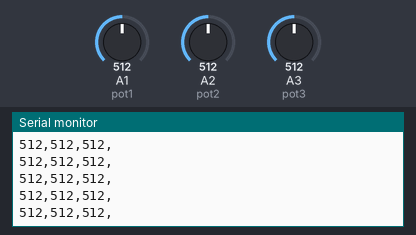
The sketch below on a simulated Arduino Uno, built with avr-gcc and run on an emulated ATmega328P. Parts: the last lines printed to the serial monitor. The inputs (shaded band) are chosen by the test bench; at power-on: A1 (pot1) = 512, A2 (pot2) = 512, A3 (pot3) = 512.

Above: at 1.2 s.
1.3 s: A1 (pot1) set to 716
At 2.2 s:
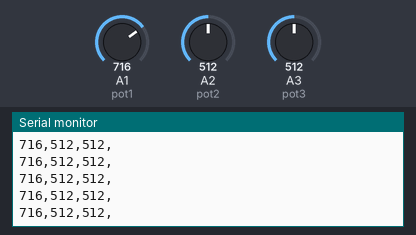
4.3 s: A2 (pot2) set to 716
At 5.4 s:
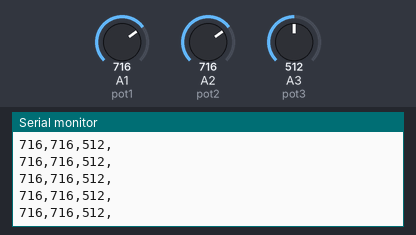
5.8 s: A3 (pot3) set to 716
At 6.6 s:
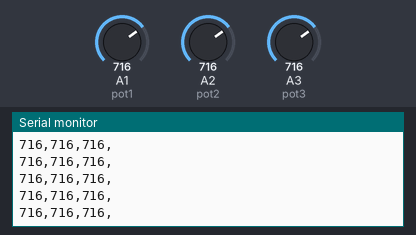
7.3 s: A1 (pot1) set to 900
At 8.0 s:
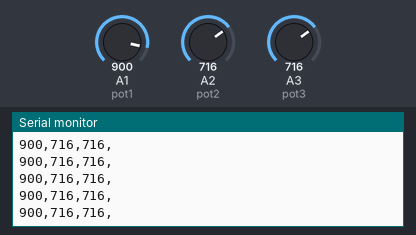
8.8 s: A2 (pot2) set to 900
At 9.9 s:
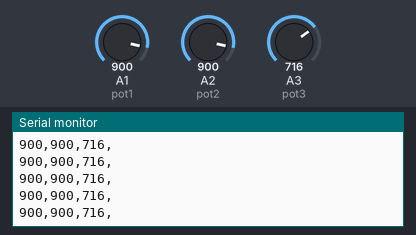
10.3 s: A3 (pot3) set to 900
At 11.1 s:
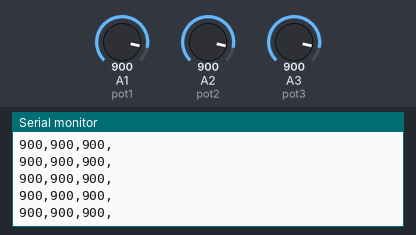
Timing chart, 0 to 12.8 s (numbered marks = the images above; inputs shaded):
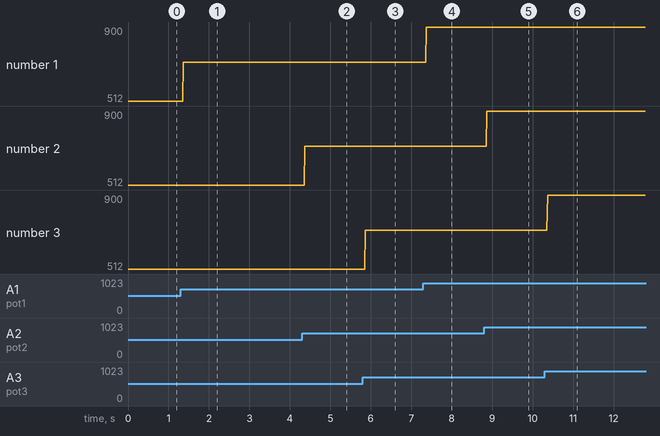

The sketch:

controller.ino
```cpp
int pot1 = 1;
int pot2 = 2;
int pot3 = 3;

void setup() {
  // initialize the serial communication:
  Serial.begin(9600);
  pinMode(pot1, INPUT);
  pinMode(pot2, INPUT);
  pinMode(pot3, INPUT);
}

void loop() {
  int valuePot1 = analogRead(pot1);
  int valuePot2 = analogRead(pot2);
  int valuePot3 = analogRead(pot3);
//  String stringPots = String(valuePot1+valuePot2);
  // send the value of analog input 0:
  Serial.print(valuePot1);
  Serial.print(",");
  Serial.print(valuePot2);
  Serial.print(",");
  Serial.print(valuePot3);
  Serial.print(",");
  Serial.println();
  // wait a bit for the analog-to-digital converter
  // to stabilize after the last reading:
  delay(2);
}
```

Measured:
- after the input at 1.3 s, the serial monitor: prints a new line after 0.07 s (image 1)
- after the input at 4.3 s, the serial monitor: prints a new line after 0.07 s (image 2)
- after the input at 5.8 s, the serial monitor: prints a new line after 0.07 s (image 3)
- after the input at 7.3 s, the serial monitor: prints a new line after 0.07 s (image 4)
- after the input at 8.8 s, the serial monitor: prints a new line after 0.07 s (image 5)
- after the input at 10.3 s, the serial monitor: prints a new line after 0.07 s (image 6)
- plotted number 1: 512 → 716 after the input at 1.3 s, 716 → 900 after the input at 7.3 s
